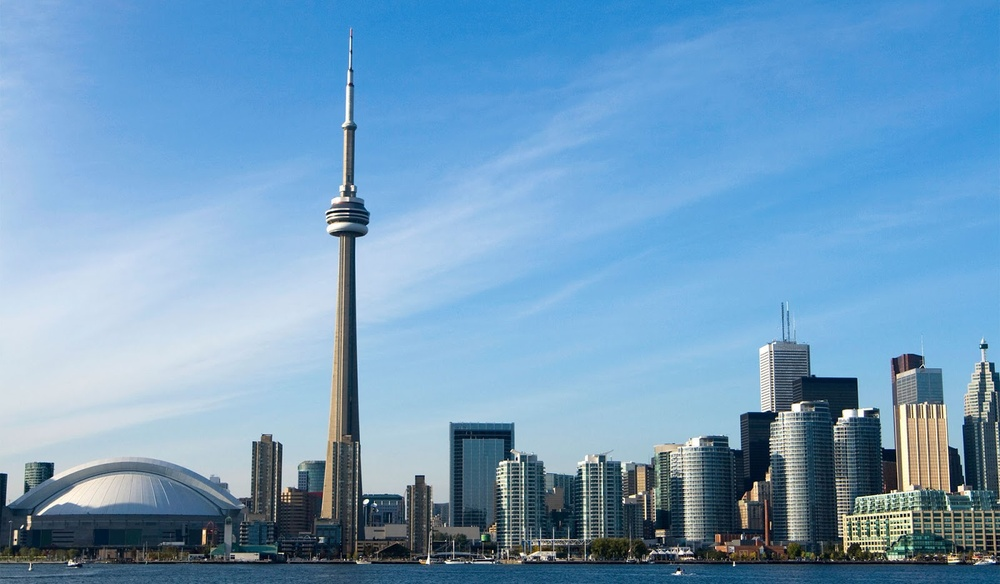
#> input picture lab/cn-tower-1.jpg, 1000 x 584 px, shrunk from 1600 x 934 before the run
$ python lab6.py   (older library calls are emulated)
#> lines starting #> are read from the running program, lines starting #| are printed output that depends on the picture
import cv2
import numpy as np
import matplotlib
import matplotlib.pyplot as plt
import scipy as sp

img_file = 'cn-tower-1.jpg'

img = cv2.imread(img_file)
#> img is the input picture: shape (584, 1000, 3); mean B, G, R 191, 156.5, 113
img = cv2.cvtColor(img, cv2.COLOR_BGR2RGB)
src = cv2.cvtColor(img, cv2.COLOR_RGB2GRAY)
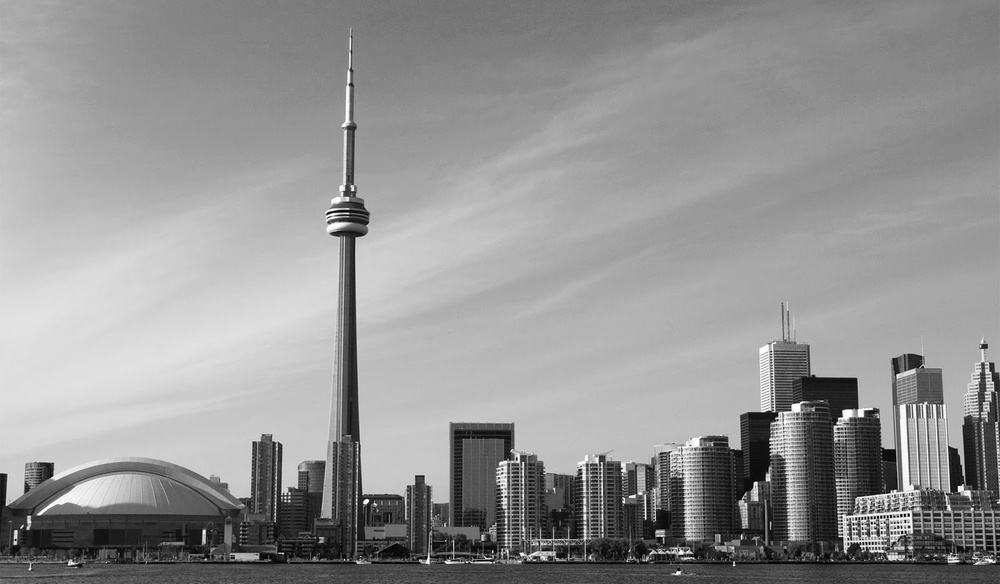
#> src: shape (584, 1000); min 0, max 255, mean 147.4

sift = cv2.SIFT()

detector = cv2.FeatureDetector_create("SIFT")
descriptor = cv2.DescriptorExtractor_create("SIFT")

src = np.uint8(src)
kp = detector.detect(src, None)
#> kp = 1657 keypoints; strongest (x, y, size): (366, 501, 3.4), (204, 532, 2.7), (847, 414, 6.8), (755, 483, 3)

$ run again, with lab/cn-tower-2.jpg copied over lab/cn-tower-1.jpg
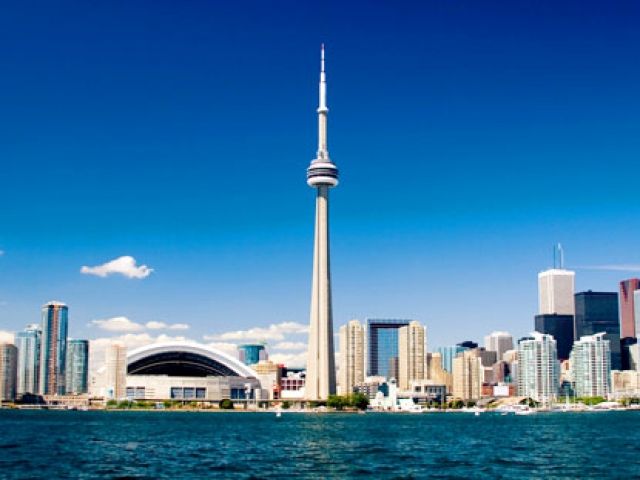
#> input picture lab/cn-tower-2.jpg, 640 x 480 px
#> img is the input picture: shape (480, 640, 3); mean B, G, R 163.7, 115.2, 53
#> `src = cv2.cvtColor(img, cv2.COLOR_RGB2GRAY)`:
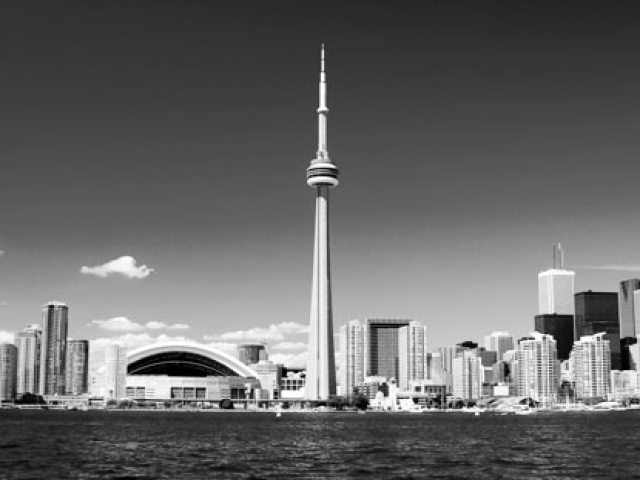
#> src: shape (480, 640); min 0, max 255, mean 102.1
#> kp = 1643 keypoints; strongest (x, y, size): (416, 400, 4.3), (418, 389, 3.7), (296, 371, 3.2), (283, 371, 7.2)

$ run again, with lab/cn-tower-3.jpg copied over lab/cn-tower-1.jpg
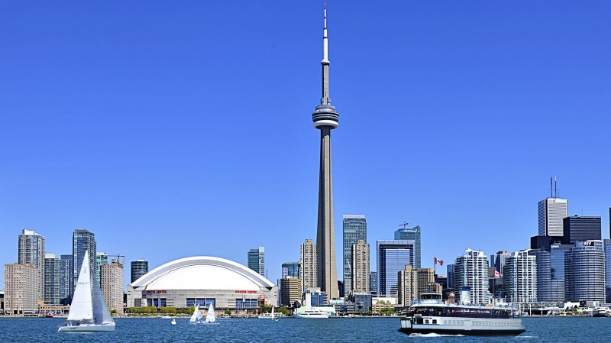
#> input picture lab/cn-tower-3.jpg, 611 x 343 px
#> img is the input picture: shape (343, 611, 3); mean B, G, R 210.7, 131, 95.4
#> `src = cv2.cvtColor(img, cv2.COLOR_RGB2GRAY)`:
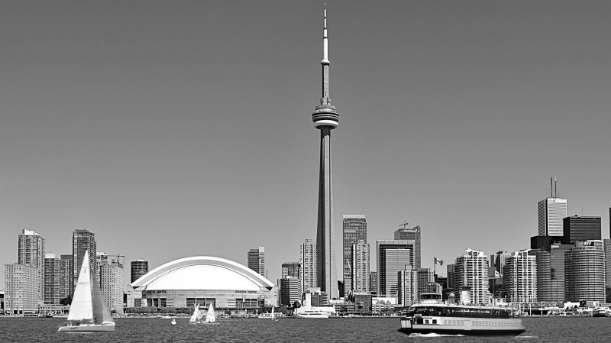
#> src: shape (343, 611); min 1, max 255, mean 129.4
#> kp = 660 keypoints; strongest (x, y, size): (434, 321, 2.8), (578, 304, 2.4), (270, 288, 2.7), (576, 306, 1.8)

$ run again, with lab/cn-tower-4.jpg copied over lab/cn-tower-1.jpg
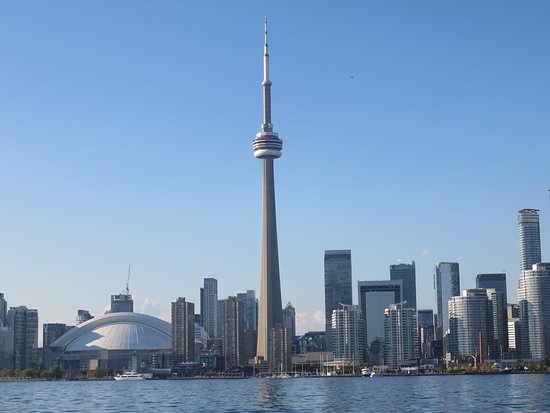
#> input picture lab/cn-tower-4.jpg, 550 x 413 px
#> img is the input picture: shape (413, 550, 3); mean B, G, R 188.2, 152.9, 122.1
#> `src = cv2.cvtColor(img, cv2.COLOR_RGB2GRAY)`:
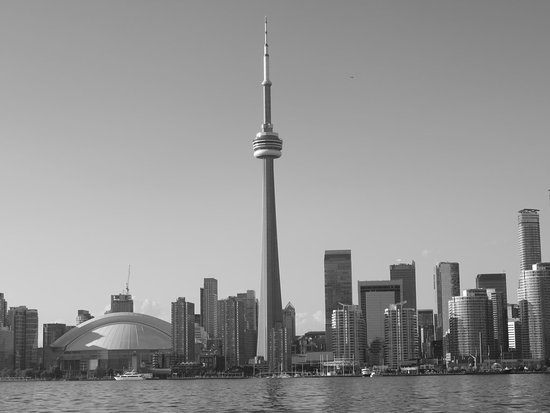
#> src: shape (413, 550); min 7, max 255, mean 147.7
#> kp = 446 keypoints; strongest (x, y, size): (328, 374, 2.2), (512, 344, 5.2), (511, 324, 5.2), (197, 311, 4.5)
